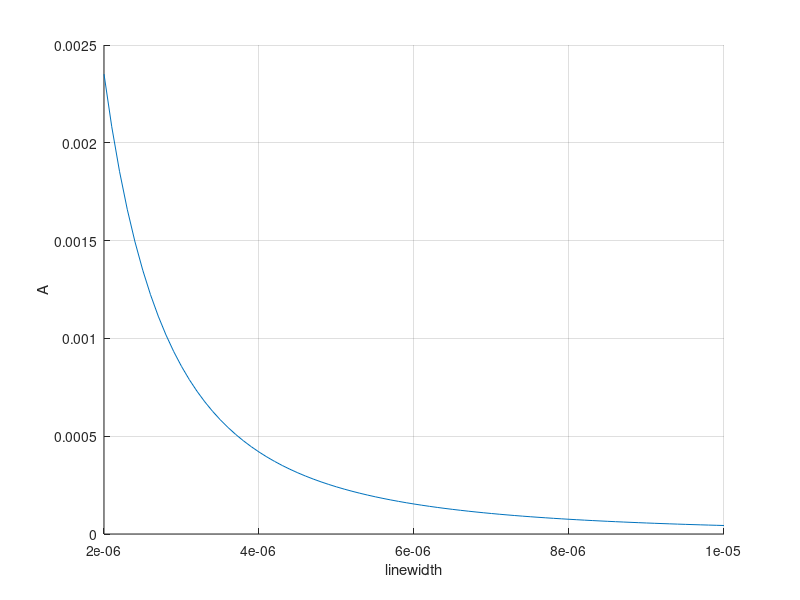

Write MATLAB code to recreate this figure.
format compact
clear all

i = 0;
%for N = 50 : 1 : 500 
for linewidth = [2 : 0.1 : 10]*1e-6 
i=i+1;

%% Design parameters
V = 100;% voltage
u = 1e-6;
%linewidth = 5*u; %Minimum linewidth
w = linewidth; %width of flexure
gf = linewidth; %gap between fingers
wf = linewidth; %width of fingers
Lf = 60*u; %Finger length
h = 20*u; %layer thickness
N = 70; %Total number of fingers
L = 500*u; %length of flexure

%% Material properties
rho = 2350; %density of Silicon
e0 = 8.85e-12;% Permittivity of Air
E = 169e9; %Elastic modulus

%% Force
F = N * e0 * h * V^2 / gf; %Combdrive force computation
 
%% Mass
LM = 1e-3; %Length of main mass
main_mass = rho * h * LM^2; 
finger_mass = rho * h * 2*N * wf * Lf; 
M = main_mass + finger_mass; %Computing the Bulk Mass

%% Spring & angular frequency
K = 3 * E * h*w^3 / (12 * (L/2)^3);  %Stiffness computation
omega = sqrt(K/M); %Resonace [rad/sec]

%% Damping
overlap = 40*u; %overlap of fingers
h_SiO2 = 2*u; %thickness of air under proof mass
mu = 1.75e-5; %viscosity of air [sPa]
Df = mu * overlap * h / gf; %Damping contribution by the fingers
DM = mu * LM^2 / h_SiO2; %Damping contribution by the mass
D = DM + Df; %Total damping
    
%% Amplitude at resonance
A = F / (D * omega); %Amplitude of Resonance
Q = omega * M / D; %Quality factor computation

y(i) = A;
%x(i) = N;
x(i) = linewidth;

end

figure(1); clf; hold on; grid on; plot(x,y,'-');
ylabel('A');
%xlabel('N');
xlabel('linewidth');

%% Results
'------ Results -------'
F %comb drive force
K %flexure stiffness
M %proof mass
omega %angular resonance frequency
A %amplitude of motion
